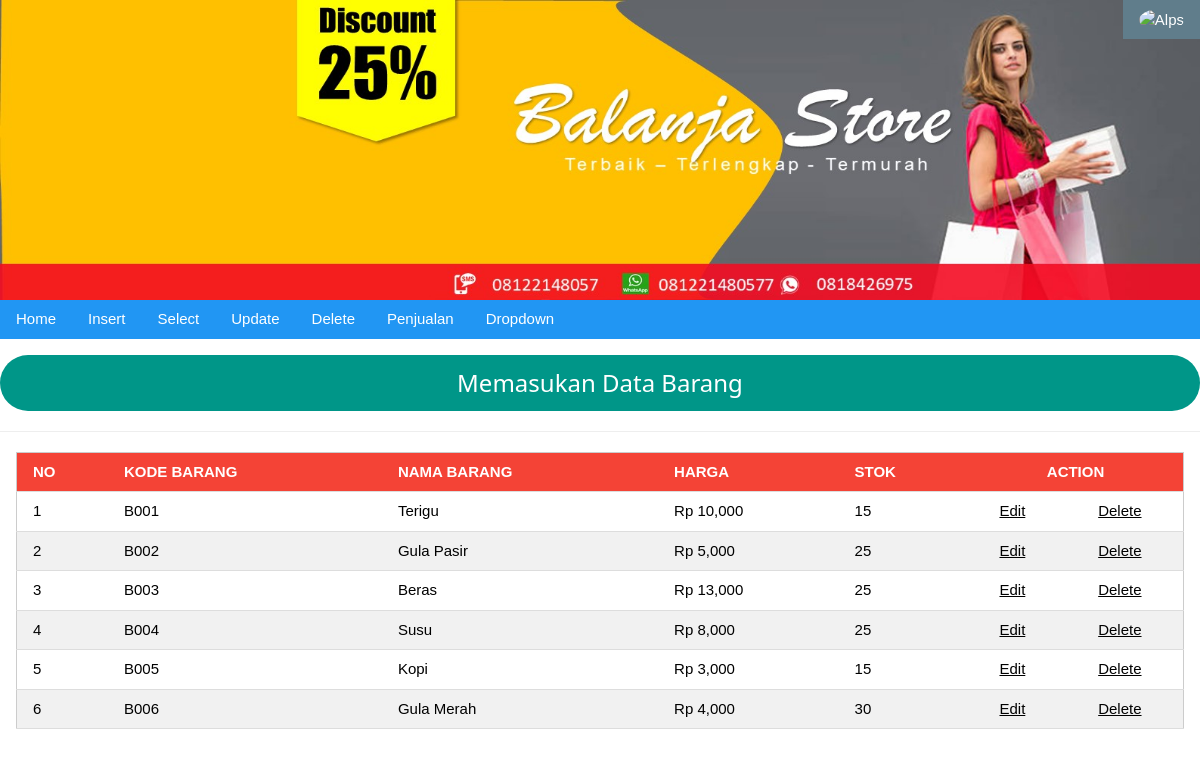
Page /admin/index.php?p=selectbarang (signed in) on the committed database.
### tables this page shows
CREATE TABLE `barang` (
  `kodebarang` varchar(5) NOT NULL,
  `nama` varchar(20) NOT NULL,
  `harga` int(10) NOT NULL,
  `stok` int(10) NOT NULL
);

### admin/pages/selectbarang.php (the view)
<div class="w3-panel w3-round-xxlarge w3-teal">
    <h3><center>Memasukan Data Barang</center></h3>
</div>
<hr>
<div class="w3-container">
<table class="w3-table-all w3-margin-bottom">
      <thead>
         <tr class="w3-red">
            <th>NO</th>
            <th>KODE BARANG</th>
            <th>NAMA BARANG</th>
		    <th>HARGA</th>
		    <th>STOK</th>
		    <th colspan="2" class="w3-center">ACTION</th>
         </tr>
      </thead>
      <tbody>
          <?php
          $sql = "SELECT * FROM barang";
          $query = mysqli_query($conn, $sql);
          $i = 1;
          while($barang = mysqli_fetch_array($query)) {
          ?>
          <tr>
              <td><?php echo $i?></td>
              <td><?php echo $barang['kodebarang']?></td>
              <td><?php echo $barang['nama']?></td>
              <td>Rp <?php echo number_format($barang['harga'])?></td>
              <td><?php echo number_format($barang['stok'])?></td>
              <td><center><a href="index.php?p=editbarang&kodebarang=<?php echo $barang['kodebarang']?>">Edit</a></center></td>
              <td><center><a href="index.php?p=delete_barang&kodebarang=<?php echo $barang['kodebarang']?>">Delete</a></center></td>
          </tr>
          <?php
          $i++;
          }
          ?>
      </tbody>
</table>
</div>

### admin/index.php (shortened to what this page needs)
<!DOCTYPE html>
<html lang="en">
<head>
    <link rel="stylesheet" href="../assets/css/w3.css">
    <link rel="stylesheet" href="../assets/css/style.css">
</head>
<body>
<div class="w3-bar w3-blue-gray">
<button onclick="document.getElementById('id01').style.display='block'" class="w3-display-topright w3-button w3-blue-gray">
<img src="https://www.w3schools.com/w3css/img_avatar4.png" class="w3-circle" alt="Alps" width="20" height="20">
</button>
</div>
    <div id="header">
        <img src="../images/header.jpg" width="100%" height="300px" alt="">
    </div>
    <?php
    if($_SESSION['username']){
    ?>
     <div class="w3-bar w3-blue">
      <a href="index.php?p=home" class="w3-bar-item w3-button">Home</a>
      <a href="index.php?p=inputbarang" class="w3-bar-item w3-button">Insert</a>
      <a href="index.php?p=selectbarang" class="w3-bar-item w3-button">Select</a>
      <a href="index.php?p=updatebarang" class="w3-bar-item w3-button">Update</a>
      <a href="index.php?p=deletebarang" class="w3-bar-item w3-button">Delete</a>
      <a href="index.php?p=viewpenjualan" class="w3-bar-item w3-button">Penjualan</a>
      <div class="w3-dropdown-hover">
          <button class="w3-button">Dropdown</button>
      </div>
    </div>
    <?php
    }
    ?>
    <div id="konten">
        <?php
            $pages_dir = 'pages';
            if(!empty($_GET['p'])) {
                $pages = scandir($pages_dir,0);
                unset($pages[0], $pages[1]);
                $p = $_GET['p'];
                if(in_array($p.'.html',$pages)) {
                    include($pages_dir.'/'.$p.'.html');
                } else if(in_array($p.'.php', $pages)) {
                    include($pages_dir.'/'.$p.'.php');
                } else {
                    echo "$pages dir halaman tidak ditemukan :(";
                }
            } else {
                include($pages_dir.'/home.php');
            }
        ?>
    </div>
</body>
</html>

### assets/css/w3.css (style rules this page uses)
html { box-sizing:border-box }
*,*:before,*:after { box-sizing:inherit }
html { -ms-text-size-adjust:100%;-webkit-text-size-adjust:100% }
body { margin:0 }
a { background-color:transparent }
img { border-style:none }
hr { box-sizing:content-box;height:0;overflow:visible }
button,input,select,textarea,optgroup { font:inherit;margin:0 }
button,input { overflow:visible }
button,select { text-transform:none }
button,[type=button],[type=reset],[type=submit] { -webkit-appearance:button }
html,body { font-family:Verdana,sans-serif;font-size:15px;line-height:1.5 }
html { overflow-x:hidden }
h3 { font-size:24px }
h1,h2,h3,h4,h5,h6 { font-family:"Segoe UI",Arial,sans-serif;font-weight:400;margin:10px 0 }
hr { border:0;border-top:1px solid #eee;margin:20px 0 }
img { vertical-align:middle }
a { color:inherit }
.w3-table,.w3-table-all { border-collapse:collapse;border-spacing:0;width:100%;display:table }
.w3-table-all { border:1px solid #ccc }
.w3-bordered tr,.w3-table-all tr { border-bottom:1px solid #ddd }
.w3-table-all tr:nth-child(odd) { background-color:#fff }
.w3-table-all tr:nth-child(even) { background-color:#f1f1f1 }
.w3-table td,.w3-table th,.w3-table-all td,.w3-table-all th { padding:8px 8px;display:table-cell;text-align:left;vertical-align:top }
.w3-table th:first-child,.w3-table td:first-child,.w3-table-all th:first-child,.w3-table-all td:first-child { padding-left:16px }
.w3-btn,.w3-button { border:none;display:inline-block;padding:8px 16px;vertical-align:middle;overflow:hidden;text-decoration:none;color:inherit;background-color:inherit;text-align:center;cursor:pointer;white-space:nowrap }
.w3-btn,.w3-button { -webkit-touch-callout:none;-webkit-user-select:none;-khtml-user-select:none;-moz-user-select:none;-ms-user-select:none;user-select:none }
.w3-dropdown-click,.w3-dropdown-hover { position:relative;display:inline-block;cursor:pointer }
.w3-bar { width:100%;overflow:hidden }
.w3-bar .w3-bar-item { padding:8px 16px;float:left;width:auto;border:none;display:block;outline:0 }
.w3-bar .w3-dropdown-hover,.w3-bar .w3-dropdown-click { position:static;float:left }
.w3-bar .w3-button { white-space:normal }
.w3-container:after,.w3-container:before,.w3-panel:after,.w3-panel:before,.w3-row:after,.w3-row:before,.w3-row-padding:after,.w3-row-padding:before, .w3-cell-row:before,.w3-cell-row:after,.w3-clear:after,.w3-clear:before,.w3-bar:before,.w3-bar:after { content:"";display:table;clear:both }
.w3-display-topright { position:absolute;right:0;top:0 }
.w3-circle { border-radius:50% }
.w3-round-xxlarge { border-radius:32px }
.w3-container,.w3-panel { padding:0.01em 16px }
.w3-panel { margin-top:16px;margin-bottom:16px }
.w3-center { text-align:center!important }
.w3-margin-bottom { margin-bottom:16px!important }
.w3-blue,.w3-hover-blue:hover { color:#fff!important;background-color:#2196F3!important }
.w3-blue-grey,.w3-hover-blue-grey:hover,.w3-blue-gray,.w3-hover-blue-gray:hover { color:#fff!important;background-color:#607d8b!important }
.w3-red,.w3-hover-red:hover { color:#fff!important;background-color:#f44336!important }
.w3-teal,.w3-hover-teal:hover { color:#fff!important;background-color:#009688!important }

### rows in the picture
barang: kodebarang "B001", nama "Terigu", harga "10,000", stok "15"
barang: kodebarang "B002", nama "Gula Pasir", harga "5,000", stok "25"
barang: kodebarang "B003", nama "Beras", harga "13,000", stok "25"
barang: kodebarang "B004", nama "Susu", harga "8,000", stok "25"
barang: kodebarang "B005", nama "Kopi", harga "3,000", stok "15"
barang: kodebarang "B006", nama "Gula Merah", harga "4,000", stok "30"
